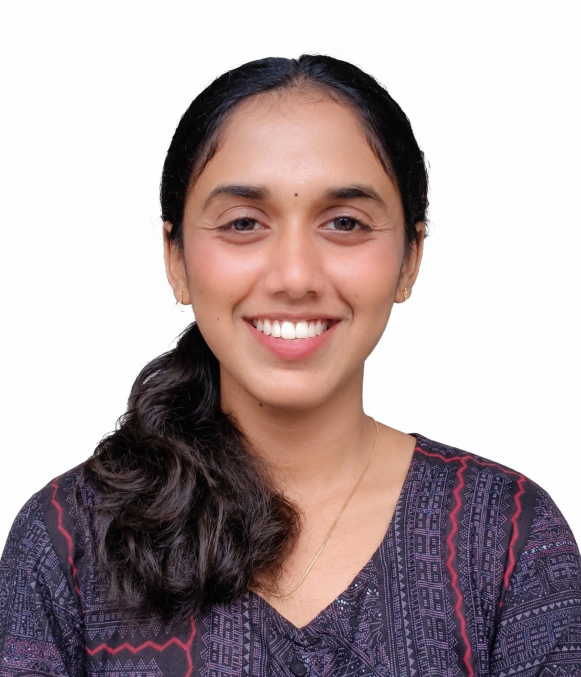
#> input picture sample_images/passport size - himaja.jpeg, 1162 x 1354 px (shown at 1/2 size)
$ python -i extract_features.py   (imports and definitions only)   (older library calls are emulated)
#> lines starting #> are read from the running program, lines starting #| are printed output that depends on the picture
#> further down, picture is the input picture: shape (1354, 1162, 3); mean B, G, R 161.6, 160.3, 175.4
"""
ImageAssess - Image Quality Feature Extraction

Extracts interpretable computer-vision features from images
for training the image-quality classification model.
"""

from pathlib import Path
import sys

import cv2
import numpy as np
import pandas as pd


# ============================================================
# PROJECT PATHS
# ============================================================

PROJECT_ROOT = Path(__file__).resolve().parents[2]

METADATA_PATH = (
    PROJECT_ROOT
    / "ml"
    / "data"
    / "processed"
    / "dataset_metadata.csv"
)

OUTPUT_PATH = (
    PROJECT_ROOT
    / "ml"
    / "data"
    / "processed"
    / "image_quality_features.csv"
)


# ============================================================
# IMPORT DATASET GENERATOR
# ============================================================

# Add the PROJECT ROOT, not the training folder.
#
# This allows:
#
# from ml.training.generate_dataset import apply_condition
#
# to work correctly.

PROJECT_ROOT_STRING = str(PROJECT_ROOT)

if PROJECT_ROOT_STRING not in sys.path:
    sys.path.insert(0, PROJECT_ROOT_STRING)


try:

    from ml.training.generate_dataset import apply_condition

except ImportError as error:

    raise ImportError(
        "\nCould not import apply_condition from "
        "ml.training.generate_dataset.\n\n"
        f"Project root:\n{PROJECT_ROOT}\n\n"
        "Make sure this file exists:\n"
        "ml/training/generate_dataset.py\n\n"
        f"Original error: {error}"
    ) from error


# ============================================================
# FEATURE EXTRACTION
# ============================================================

def calculate_entropy(gray):
    """
    Calculate grayscale image entropy.
    """

    histogram = cv2.calcHist(
        [gray],
        [0],
        None,
        [256],
        [0, 256]
    )

    histogram = histogram.flatten()

    histogram = (
        histogram
        / (histogram.sum() + 1e-10)
    )

    non_zero = histogram[
        histogram > 0
    ]

    entropy = -np.sum(
        non_zero * np.log2(non_zero)
    )

    return float(entropy)


# ============================================================
# NOISE ESTIMATION
# ============================================================

def estimate_noise(gray):
    """
    Estimate high-frequency image noise.

    Uses the difference between the original image
    and a median-filtered image.
    """

    denoised = cv2.medianBlur(
        gray,
        3
    )

    residual = (
        gray.astype(np.float32)
        - denoised.astype(np.float32)
    )

    return float(
        np.std(residual)
    )


# ============================================================
# EXTRACT IMAGE FEATURES
# ============================================================

def extract_features(image):
    """
    Extract interpretable image-quality features.

    Features include:

    - brightness
    - exposure
    - contrast
    - sharpness
    - edge density
    - noise
    - entropy
    - saturation
    - colour-channel statistics
    """

    # --------------------------------------------------------
    # Validate image
    # --------------------------------------------------------

    if image is None:

        raise ValueError(
            "Image cannot be None."
        )


    if len(image.shape) != 3:

        raise ValueError(
            "Expected a colour image."
        )


    # --------------------------------------------------------
    # Convert colour spaces
    # --------------------------------------------------------

    gray = cv2.cvtColor(
        image,
        cv2.COLOR_BGR2GRAY
    )
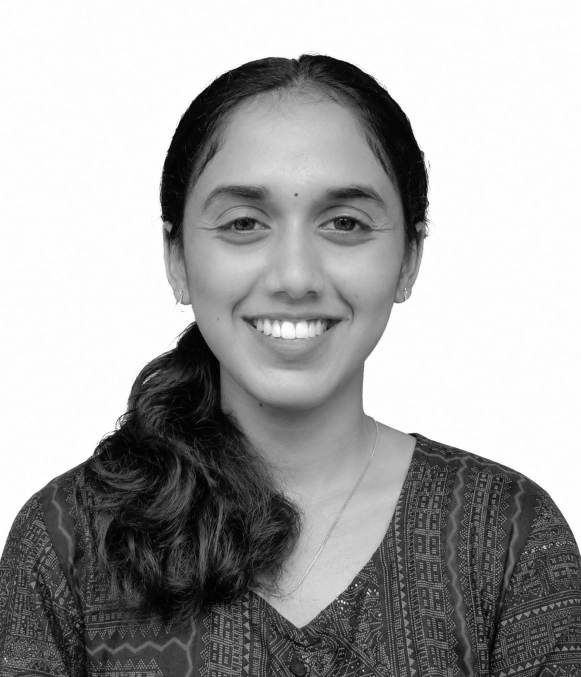
#> gray: shape (1354, 1162) (shown at 1/2 size); min 0, max 255, mean 165

    hsv = cv2.cvtColor(
        image,
        cv2.COLOR_BGR2HSV
    )
#> hsv: shape (1354, 1162, 3); mean H, S, V 43.4, 46.7, 178.4


    # ========================================================
    # BRIGHTNESS / EXPOSURE
    # ========================================================

    brightness_mean = float(
        np.mean(gray)
    )
#> brightness_mean = 165

    brightness_std = float(
        np.std(gray)
    )
#> brightness_std = 91.68

    dark_pixel_ratio = float(
        np.mean(gray < 40)
    )
#> dark_pixel_ratio = 0.118

    bright_pixel_ratio = float(
        np.mean(gray > 215)
    )
#> bright_pixel_ratio = 0.451


    # ========================================================
    # CONTRAST
    # ========================================================

    contrast_std = float(
        np.std(gray)
    )
#> contrast_std = 91.68

    p05 = np.percentile(
        gray,
        5
    )
#> p05 = 15

    p95 = np.percentile(
        gray,
        95
    )
#> p95 = 254

    contrast_percentile_range = float(
        p95 - p05
    )
#> contrast_percentile_range = 239


    # ========================================================
    # SHARPNESS
    # ========================================================

    laplacian = cv2.Laplacian(
        gray,
        cv2.CV_64F
    )
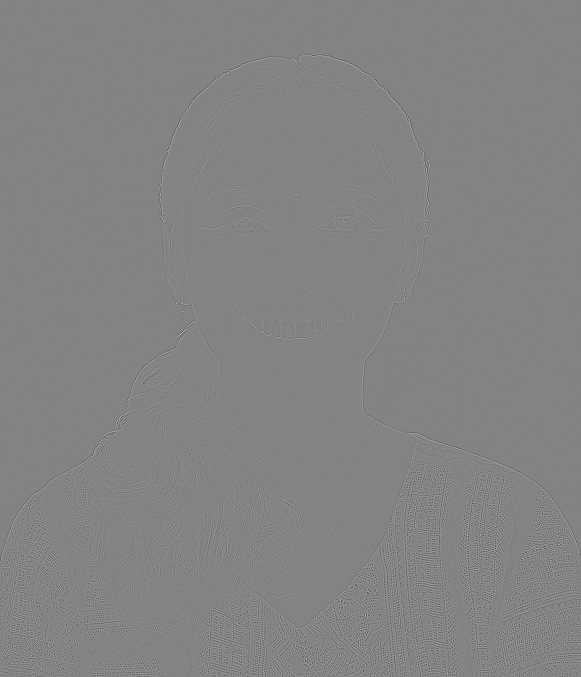
#> laplacian: shape (1354, 1162) float64 (shown at 1/2 size); min -277, max 259, mean 0; drawn with min black and max white

    laplacian_variance = float(
        laplacian.var()
    )
#> laplacian_variance = 335.8


    # ========================================================
    # EDGES / TEXTURE
    # ========================================================

    edges = cv2.Canny(
        gray,
        threshold1=100,
        threshold2=200
    )
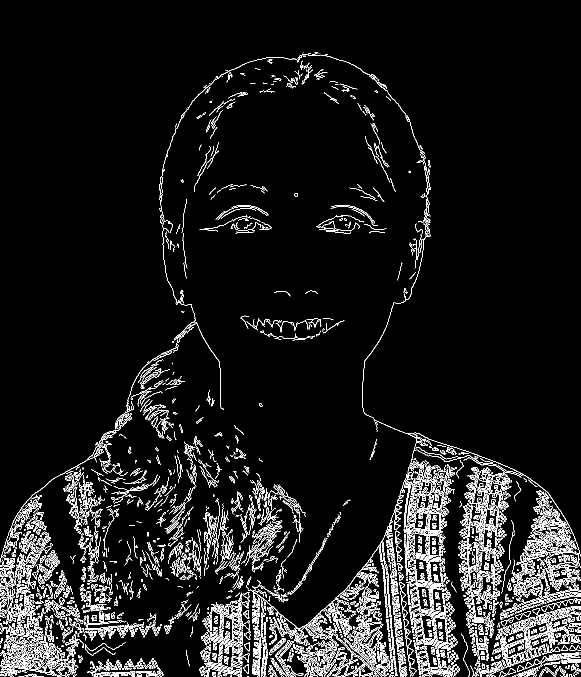
#> edges: shape (1354, 1162) (shown at 1/2 size); 6.7% white in thin lines or dots

    edge_density = float(
        np.mean(edges > 0)
    )
#> edge_density = 0.0667


    # ========================================================
    # NOISE
    # ========================================================

    noise_estimate = estimate_noise(
        gray
    )
#> noise_estimate = 4.98


    # ========================================================
    # ENTROPY
    # ========================================================

    entropy = calculate_entropy(
        gray
    )
#> in calculate_entropy, `histogram = cv2.calcHist( [gray], [0], None, [256], [0, 256] )`: histogram = 256 values, max 378561 at index 254, min 107 at index 224, mean 6145.9
#> in calculate_entropy, `histogram = ( histogram / (histogram.sum() + 1e-10) )`: histogram = 256 values, max 0.241 at index 254, min 6.8e-05 at index 224, mean 0.00391
#> in calculate_entropy, `non_zero = histogram[ histogram > 0 ]`: non_zero has the same summary as histogram
#> in calculate_entropy, `entropy = -np.sum( non_zero * np.log2(non_zero) )`: entropy = 5.78
#> entropy = 5.78


    # ========================================================
    # SATURATION
    # ========================================================

    saturation_mean = float(
        np.mean(hsv[:, :, 1])
    )
#> saturation_mean = 46.71

    saturation_std = float(
        np.std(hsv[:, :, 1])
    )
#> saturation_std = 49.15

    low_saturation_ratio = float(
        np.mean(
            hsv[:, :, 1] < 30
        )
    )
#> low_saturation_ratio = 0.472


    # ========================================================
    # COLOUR CHANNEL STATISTICS
    # ========================================================

    blue_mean = float(
        np.mean(image[:, :, 0])
    )
#> blue_mean = 161.6

    green_mean = float(
        np.mean(image[:, :, 1])
    )
#> green_mean = 160.3

    red_mean = float(
        np.mean(image[:, :, 2])
    )
#> red_mean = 175.4


    # ========================================================
    # RETURN FEATURES
    # ========================================================

    return {

        "brightness_mean":
            brightness_mean,

        "brightness_std":
            brightness_std,

        "dark_pixel_ratio":
            dark_pixel_ratio,

        "bright_pixel_ratio":
            bright_pixel_ratio,

        "contrast_std":
            contrast_std,

        "contrast_percentile_range":
            contrast_percentile_range,

        "laplacian_variance":
            laplacian_variance,

        "edge_density":
            edge_density,

        "noise_estimate":
            noise_estimate,

        "entropy":
            entropy,

        "saturation_mean":
            saturation_mean,

        "saturation_std":
            saturation_std,

        "low_saturation_ratio":
            low_saturation_ratio,

        "blue_mean":
            blue_mean,

        "green_mean":
            green_mean,

        "red_mean":
            red_mean,
    }


# ============================================================
# PROCESS DATASET
# ============================================================

# [297 lines left out: function process_dataset, not called in this run]


# ============================================================
# MAIN
# ============================================================

# [3 lines not run here, left out]

>>> import cv2
>>> picture = cv2.imread('../../sample_images/passport size - himaja.jpeg')
>>> result = extract_features(picture)
#> result = 16 items
